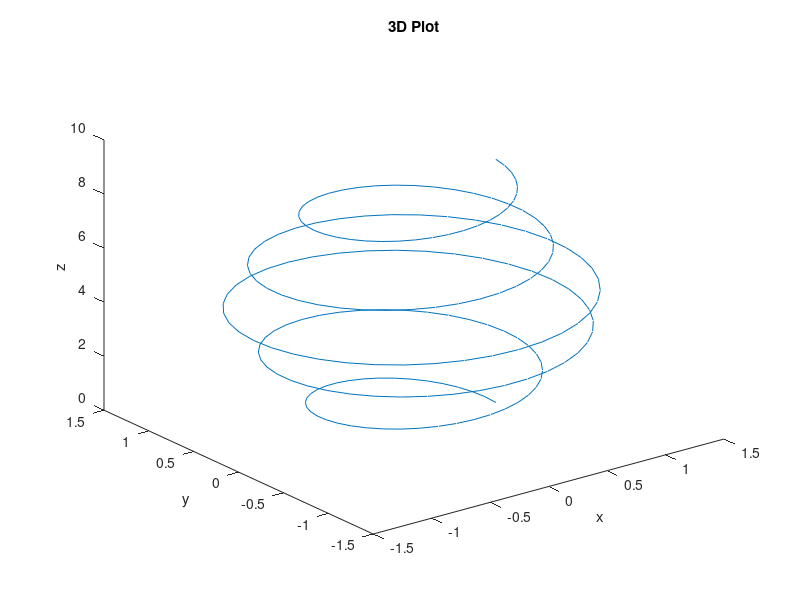

This chart was generated by the following MATLAB code:
clear, clc, close all;

% 5.1 plot 3d curve

r = 0.3; n = 5; P = 3;
eta = linspace(0, 2*n*pi, 200);
phi = linspace(0, 2*pi, 200);

x = (1-r*cos(phi)).*cos(eta);
y = (1-r*cos(phi)).*sin(eta);
z = r*(sin(phi) + (P*eta/pi));

plot3(x,y,z);
title('3D Plot');
xlabel('x');
ylabel('y');
zlabel('z');